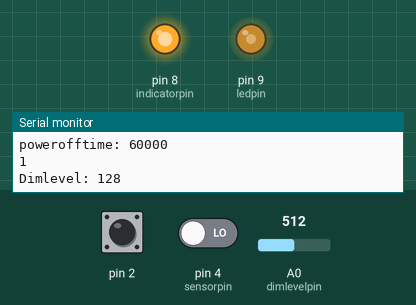
Bench run of a sketch on a simulated Arduino Uno, built with avr-gcc and run on an emulated ATmega328P. On the bench: output pins drawn as LEDs (lit = HIGH), the last lines printed to the serial monitor. The test bench sets the inputs (shaded band); at power-on: A0 (dimlevelpin) = 512, pin 2 LOW, pin 4 (sensorpin) LOW.

Above: at 1.8 s.
1.9 s: A0 (dimlevelpin) set to 0
At 2.9 s:
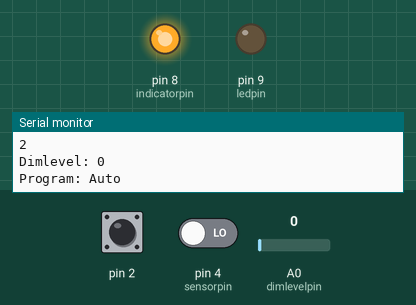
3.4 s: pin 2 driven HIGH
At 4.8 s:
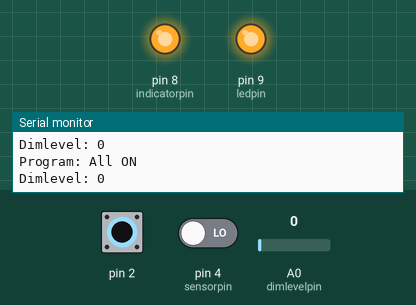
5.7 s: pin 2 pulsed LOW 2 times (0.12 s each, 0.3 s apart)
At 6.31 s:
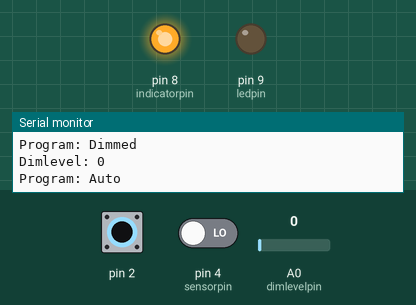
8.7 s: pin 4 (sensorpin) driven HIGH
At 10.8 s:
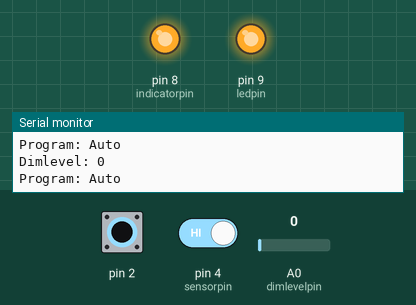
11.7 s: pin 4 (sensorpin) driven LOW
At 13.3 s:
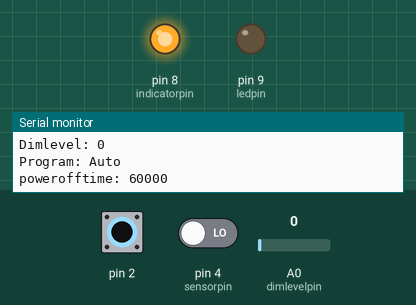
14.7 s: A0 (dimlevelpin) set to 1023
At 16.0 s:
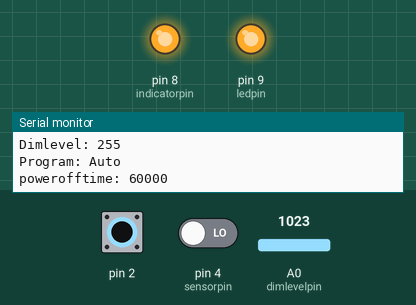
Timing chart, 0 to 17.2 s (numbered marks = the images above; inputs shaded):
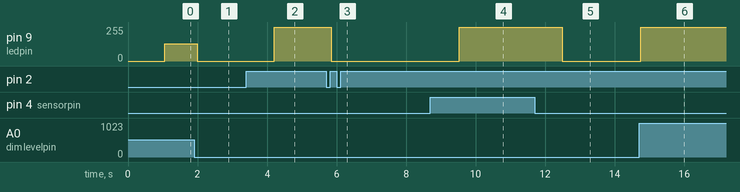

The sketch:

kitchenlight.ino
```cpp
const int buttonpin = 0;  // 0 = first interuptpin = pin2 on uno
const int indicatorpin = 8;
const int ledpin = 9;
const int dimlevelpin = 0;
const int sensorpin = 4;

// dimmed level
int dimlevel = 32;
// full power level
int maxlevel = 255;
// speed of dimming
int dimspeed = 3;

// time in minutes before powering off leds while beeing in auto dimmed mode
long int powerofftime = 1;

// debounce delay in ms
int debouncedelay = 150;

int sensorstate = LOW;
int dimmed = 0;
unsigned long lastmovementtime = 0;
int poweredoff = 0;

volatile int programstate = 0;
volatile int programstatechanged = 0;
volatile unsigned long lastpressedtime = 0;


void setup() {
  pinMode(sensorpin, INPUT);
  pinMode(buttonpin, INPUT);
  pinMode(indicatorpin, OUTPUT);

  // set initial LED state
  digitalWrite(indicatorpin, HIGH);

  attachInterrupt(buttonpin, buttonpressed, RISING);
  Serial.begin(9600);
  dimup();
}

void loop() {
  // put your main code here, to run repeatedly:
  dimlevel = getdimlevel();
  Serial.print("Dimlevel: ");
  Serial.println(dimlevel);
  switch (programstate) {
    case 0:
      doauto();
      break;
    case 1:
      doallon();
      break;
    case 2:
      dodimmed();
      break;
    default:
      doauto();
  }

}

int getdimlevel() {
  return (analogRead(dimlevelpin) / 4);
}

int doauto() {
  Serial.println("Program: Auto");
  if (programstatechanged == 1) {
    programstatechanged = 0;
    dimup();
  }
  sensorstate = digitalRead(sensorpin);
  if (sensorstate == HIGH) {
    lastmovementtime = millis();
    if (dimmed == 0) {
      analogWrite(ledpin, maxlevel);
    } else {
      dimup();
    }
  } else {
    if (dimmed == 1) {
      Serial.print("powerofftime: ");
      Serial.println(powerofftime * 60 * 1000);
      if ((millis() - lastmovementtime) > (powerofftime * 6 * 1000)) {
        Serial.println("powering off...");
        dimoff();
      } else {
        analogWrite(ledpin, dimlevel);
        Serial.println((millis()-lastmovementtime)/1000);
      }
    } else {
      dimdown();
    }

  }
}

int doallon() {
  Serial.println("Program: All ON");
  if (dimmed == 0) {
    analogWrite(ledpin, maxlevel);
  } else {
    dimup();
  }
}

int dodimmed() {
  Serial.println("Program: Dimmed");
  if (dimmed == 1) {
    dimdown();
  } else {
    analogWrite(ledpin, dimlevel);
  }

}

int dimup() {
  int i, dimfrom;
  if (poweredoff) {
    dimfrom = 0;
  } else {
    dimfrom = dimlevel;
  }
  for (i=dimfrom; i<maxlevel; i++) {
    analogWrite(ledpin, i);
    delay(dimspeed);
  }
  dimmed = 0;
  poweredoff = 0;
}

int dimdown() {
  int i;
  for (i=maxlevel; i>dimlevel; i--) {
    analogWrite(ledpin, i);
    delay(dimspeed);
  }
  dimmed = 1;
}

int dimoff() {
  int i;
  if (!poweredoff) {
    for (i=dimlevel; i>=0; i--) {
     analogWrite(ledpin, i);
     // dimspeed * 10 as the dimlevel is usually low so dimming doesnt look like just power off
     delay(dimspeed*10);
   }
   poweredoff = 1;
  }
}

void buttonpressed() {
  if ((millis() - lastpressedtime) > debouncedelay) {
    programstatechanged = 1;
    lastpressedtime = millis();
    if (programstate >= 2) {
      programstate = 0;
    } else {
      programstate++;
    }
  }
}
```

Measured:
- after the input at 1.9 s, pin 9 (ledpin): 128/255 → 0/255 after 0.09 s
- after the input at 3.4 s, pin 9 (ledpin): 0/255 → 255/255 after 0.80 s
- after the input at 5.7 s, pin 9 (ledpin): 255/255 → 0/255 after 0.15 s
- after the input at 8.7 s, pin 9 (ledpin): 0/255 → 255/255 after 0.82 s
- after the input at 11.7 s, pin 9 (ledpin): 255/255 → 0/255 after 0.80 s
- after the input at 14.7 s, pin 9 (ledpin): 0/255 → 255/255 after 0.05 s
